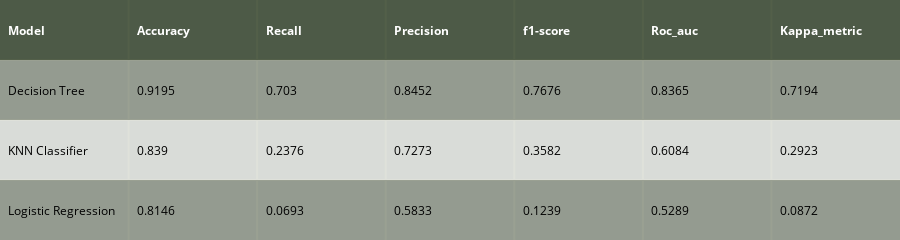

The cell this chart's notebook holds for it:
### Markdown cell above
5. COMPARISION on Both Training and Test Set

### Code cell
model_performances_train = pd.DataFrame() 
for name in models:
    if name == 'Logistic (SMOTE)':
        model_performances_train = model_performances_train.append(model_report(models[name][0], x_smote[models[name][1]], 
                                                     x_test[models[name][1]], 
                                                     y_smote, y_test, name), ignore_index=True)
    else:
        model_performances_train = model_performances_train.append(model_report(models[name][0], 
                                                     x_train[models[name][1]], 
                                                     x_test[models[name][1]], 
                                                     y_train, y_test, name), ignore_index=True)
colorscale = [[0, '#1a2a0d'], [1, '#d5d7ce']]
table_train = ff.create_table(np.round(model_performances_train, 4),
                              colorscale=colorscale)
py.iplot(table_train)

### Figure 1 — Plotly figure (JSON) as saved in the notebook; plotly's stock layout.template omitted (floating-point values rounded to 4 significant figures)
{"data": [{"colorscale": [[0, "#1a2a0d"], [1, "#d5d7ce"]], "hoverinfo": "none", "opacity": 0.75, "showscale": false, "type": "heatmap", "z": [[0, 0, 0, 0, 0, 0, 0], [0.5, 0.5, 0.5, 0.5, 0.5, 0.5, 0.5], [1, 1, 1, 1, 1, 1, 1], [0.5, 0.5, 0.5, 0.5, 0.5, 0.5, 0.5]]}], "layout": {"annotations": [{"align": "left", "font": {"color": "#ffffff"}, "showarrow": false, "text": "<b>Model</b>", "x": -0.45, "xanchor": "left", "xref": "x", "y": 0, "yref": "y"}, {"align": "left", "font": {"color": "#ffffff"}, "showarrow": false, "text": "<b>Accuracy</b>", "x": 0.55, "xanchor": "left", "xref": "x", "y": 0, "yref": "y"}, {"align": "left", "font": {"color": "#ffffff"}, "showarrow": false, "text": "<b>Recall</b>", "x": 1.55, "xanchor": "left", "xref": "x", "y": 0, "yref": "y"}, {"align": "left", "font": {"color": "#ffffff"}, "showarrow": false, "text": "<b>Precision</b>", "x": 2.55, "xanchor": "left", "xref": "x", "y": 0, "yref": "y"}, {"align": "left", "font": {"color": "#ffffff"}, "showarrow": false, "text": "<b>f1-score</b>", "x": 3.55, "xanchor": "left", "xref": "x", "y": 0, "yref": "y"}, {"align": "left", "font": {"color": "#ffffff"}, "showarrow": false, "text": "<b>Roc_auc</b>", "x": 4.55, "xanchor": "left", "xref": "x", "y": 0, "yref": "y"}, {"align": "left", "font": {"color": "#ffffff"}, "showarrow": false, "text": "<b>Kappa_metric</b>", "x": 5.55, "xanchor": "left", "xref": "x", "y": 0, "yref": "y"}, {"align": "left", "font": {"color": "#000000"}, "showarrow": false, "text": "Decision Tree", "x": -0.45, "xanchor": "left", "xref": "x", "y": 1, "yref": "y"}, {"align": "left", "font": {"color": "#000000"}, "showarrow": false, "text": "0.9195", "x": 0.55, "xanchor": "left", "xref": "x", "y": 1, "yref": "y"}, {"align": "left", "font": {"color": "#000000"}, "showarrow": false, "text": "0.703", "x": 1.55, "xanchor": "left", "xref": "x", "y": 1, "yref": "y"}, {"align": "left", "font": {"color": "#000000"}, "showarrow": false, "text": "0.8452", "x": 2.55, "xanchor": "left", "xref": "x", "y": 1, "yref": "y"}, {"align": "left", "font": {"color": "#000000"}, "showarrow": false, "text": "0.7676", "x": 3.55, "xanchor": "left", "xref": "x", "y": 1, "yref": "y"}, {"align": "left", "font": {"color": "#000000"}, "showarrow": false, "text": "0.8365", "x": 4.55, "xanchor": "left", "xref": "x", "y": 1, "yref": "y"}, {"align": "left", "font": {"color": "#000000"}, "showarrow": false, "text": "0.7194", "x": 5.55, "xanchor": "left", "xref": "x", "y": 1, "yref": "y"}, {"align": "left", "font": {"color": "#000000"}, "showarrow": false, "text": "KNN Classifier", "x": -0.45, "xanchor": "left", "xref": "x", "y": 2, "yref": "y"}, {"align": "left", "font": {"color": "#000000"}, "showarrow": false, "text": "0.839", "x": 0.55, "xanchor": "left", "xref": "x", "y": 2, "yref": "y"}, {"align": "left", "font": {"color": "#000000"}, "showarrow": false, "text": "0.2376", "x": 1.55, "xanchor": "left", "xref": "x", "y": 2, "yref": "y"}, {"align": "left", "font": {"color": "#000000"}, "showarrow": false, "text": "0.7273", "x": 2.55, "xanchor": "left", "xref": "x", "y": 2, "yref": "y"}, {"align": "left", "font": {"color": "#000000"}, "showarrow": false, "text": "0.3582", "x": 3.55, "xanchor": "left", "xref": "x", "y": 2, "yref": "y"}, {"align": "left", "font": {"color": "#000000"}, "showarrow": false, "text": "0.6084", "x": 4.55, "xanchor": "left", "xref": "x", "y": 2, "yref": "y"}, {"align": "left", "font": {"color": "#000000"}, "showarrow": false, "text": "0.2923", "x": 5.55, "xanchor": "left", "xref": "x", "y": 2, "yref": "y"}, {"align": "left", "font": {"color": "#000000"}, "showarrow": false, "text": "Logistic Regression", "x": -0.45, "xanchor": "left", "xref": "x", "y": 3, "yref": "y"}, {"align": "left", "font": {"color": "#000000"}, "showarrow": false, "text": "0.8146", "x": 0.55, "xanchor": "left", "xref": "x", "y": 3, "yref": "y"}, {"align": "left", "font": {"color": "#000000"}, "showarrow": false, "text": "0.0693", "x": 1.55, "xanchor": "left", "xref": "x", "y": 3, "yref": "y"}, {"align": "left", "font": {"color": "#000000"}, "showarrow": false, "text": "0.5833", "x": 2.55, "xanchor": "left", "xref": "x", "y": 3, "yref": "y"}, {"align": "left", "font": {"color": "#000000"}, "showarrow": false, "text": "0.1239", "x": 3.55, "xanchor": "left", "xref": "x", "y": 3, "yref": "y"}, {"align": "left", "font": {"color": "#000000"}, "showarrow": false, "text": "0.5289", "x": 4.55, "xanchor": "left", "xref": "x", "y": 3, "yref": "y"}, {"align": "left", "font": {"color": "#000000"}, "showarrow": false, "text": "0.0872", "x": 5.55, "xanchor": "left", "xref": "x", "y": 3, "yref": "y"}], "height": 170, "margin": {"b": 0, "l": 0, "r": 0, "t": 0}, "xaxis": {"dtick": 1, "gridwidth": 2, "showticklabels": false, "tick0": -0.5, "ticks": "", "zeroline": false}, "yaxis": {"autorange": "reversed", "dtick": 1, "gridwidth": 2, "showticklabels": false, "tick0": 0.5, "ticks": "", "zeroline": false}}}
